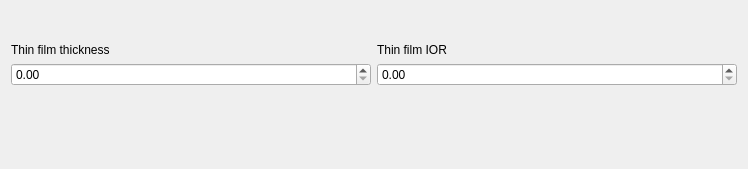
<?xml version="1.0" encoding="UTF-8"?>
<ui version="4.0">
 <class>meMirror</class>
 <widget class="QWidget" name="meMirror">
  <property name="geometry">
   <rect>
    <x>0</x>
    <y>0</y>
    <width>748</width>
    <height>169</height>
   </rect>
  </property>
  <property name="windowTitle">
   <string>Form</string>
  </property>
  <layout class="QGridLayout" name="gridLayout">
   <item row="1" column="0" colspan="2">
    <widget class="ReTextureAvatar" name="Kr">
     <property name="sizePolicy">
      <sizepolicy hsizetype="Preferred" vsizetype="Fixed">
       <horstretch>0</horstretch>
       <verstretch>0</verstretch>
      </sizepolicy>
     </property>
     <property name="caption">
      <string>Mirror tint</string>
     </property>
     <property name="ID">
      <string>Kr</string>
     </property>
     <property name="breadcrumb">
      <string>Kr</string>
     </property>
    </widget>
   </item>
   <item row="0" column="1">
    <widget class="QFrame" name="frame">
     <property name="sizePolicy">
      <sizepolicy hsizetype="Preferred" vsizetype="Fixed">
       <horstretch>0</horstretch>
       <verstretch>0</verstretch>
      </sizepolicy>
     </property>
     <layout class="QVBoxLayout" name="verticalLayout_2">
      <property name="margin">
       <number>0</number>
      </property>
      <item>
       <widget class="QLabel" name="label_2">
        <property name="text">
         <string>Thin film IOR</string>
        </property>
       </widget>
      </item>
      <item>
       <widget class="QDoubleSpinBox" name="filmIOR"/>
      </item>
     </layout>
    </widget>
   </item>
   <item row="0" column="0">
    <widget class="QFrame" name="frame_2">
     <property name="sizePolicy">
      <sizepolicy hsizetype="Preferred" vsizetype="Fixed">
       <horstretch>0</horstretch>
       <verstretch>0</verstretch>
      </sizepolicy>
     </property>
     <layout class="QVBoxLayout" name="verticalLayout">
      <property name="margin">
       <number>0</number>
      </property>
      <item>
       <widget class="QLabel" name="label">
        <property name="text">
         <string>Thin film thickness</string>
        </property>
       </widget>
      </item>
      <item>
       <widget class="QDoubleSpinBox" name="filmThickness">
        <property name="maximum">
         <double>2500.000000000000000</double>
        </property>
        <property name="singleStep">
         <double>0.100000000000000</double>
        </property>
       </widget>
      </item>
     </layout>
    </widget>
   </item>
  </layout>
 </widget>
 <customwidgets>
  <customwidget>
   <class>ReTextureAvatar</class>
   <extends>QWidget</extends>
   <header>RealityUI/ReTextureAvatar.h</header>
  </customwidget>
 </customwidgets>
 <resources/>
 <connections/>
</ui>
